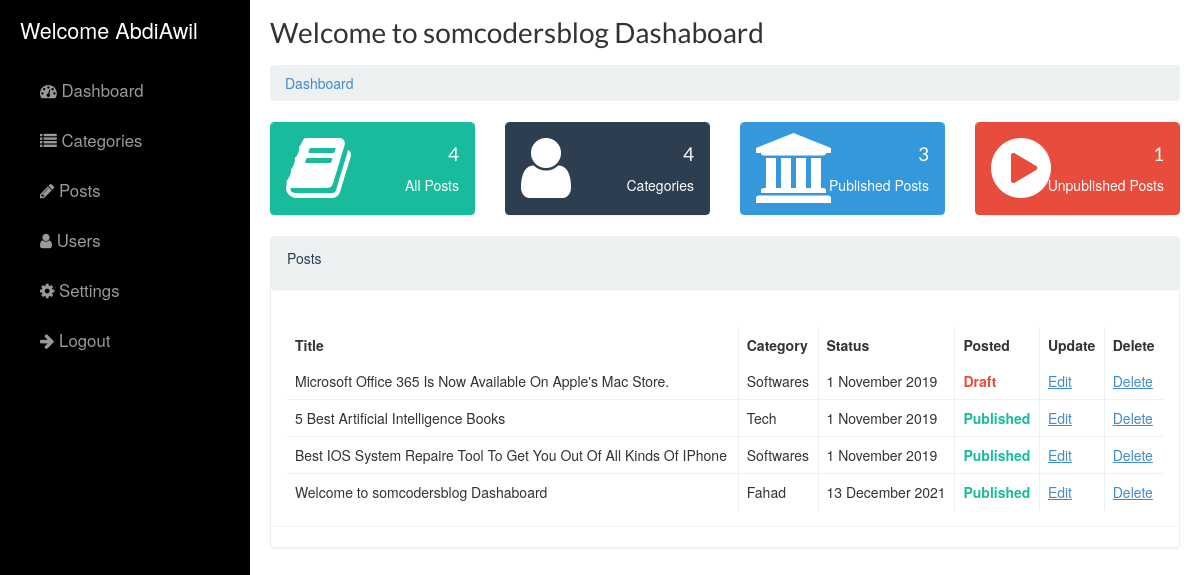
Screenshot of /admin/index.php (signed in) with the database file from the repository.
### tables this page shows
CREATE TABLE `posts`  (
  `id` int(11) NOT NULL AUTO_INCREMENT,
  `cat_id` int(11) NOT NULL,
  `title` varchar(200) NOT NULL,
  `body` text NOT NULL,
  `status` int(11) NOT NULL DEFAULT 1,
  `user_id` int(11) NULL DEFAULT NULL,
  `image` varchar(200) NOT NULL,
  `created_at` timestamp(0) NOT NULL DEFAULT CURRENT_TIMESTAMP(0),
  PRIMARY KEY (`id`) USING BTREE
);

CREATE TABLE `categories`  (
  `id` int(11) NOT NULL AUTO_INCREMENT,
  `name` varchar(20) NOT NULL,
  `description` text NULL,
  `status` int(11) NOT NULL DEFAULT 1,
  `created_at` timestamp(0) NOT NULL DEFAULT CURRENT_TIMESTAMP(0),
  PRIMARY KEY (`id`) USING BTREE
);

### admin/index.php (the view, shortened to what this page needs)
        <div class="page-content inset">
          <div class="row">
            <div class="col-md-12">
              <ul class="breadcrumb">
                <li><a href="index.php">Dashboard</a></li>
              </ul>
            </div>
                    <div class="col-lg-3 col-md-6">
                        <div class="panel panel-success">
                            <div class="panel-heading">
                                <div class="row">
                                    <div class="col-xs-3">
                                        <i class="fa fa-book fa-5x"></i>
                                    </div>
                                    <div class="col-xs-9 text-right">
                                        <div class="huge">
                                        <h4><?= count_rows("posts"); ?></h4></div>
                                        <div>All Posts</div>
                                    </div>
                                </div>
                            </div>
                        </div>
                    </div>
                    <div class="col-lg-3 col-md-6">
                        <div class="panel panel-primary">
                            <div class="panel-heading">
                                <div class="row">
                                    <div class="col-xs-3">
                                        <i class="fa fa-user fa-5x"></i>
                                    </div>
                                    <div class="col-xs-9 text-right">
                                        <div class="huge">
                                        <h4><?= count_rows("categories"); ?></h4>
                                        </div>
                                        <div>Categories</div>
                                    </div>
                                </div>
                            </div>
                        </div>
                    </div>
                    <div class="col-lg-3 col-md-6">
                        <div class="panel panel-info">
                            <div class="panel-heading">
                                <div class="row">
                                    <div class="col-xs-3">
                                        <i class="fa fa-university fa-5x"></i>
                                    </div>
                                    <div class="col-xs-9 text-right">
                                        <div class="huge">
                                            <h4><?= count_rows("posts"," status = 1"); ?></h4>
                                        </div>
                                        <div>Published Posts</div>
                                    </div>
                                </div>
                            </div>
                        </div>
                    </div>
                    <div class="col-lg-3 col-md-6">
                        <div class="panel panel-danger">
                            <div class="panel-heading">
                                <div class="row">
                                    <div class="col-xs-3">
                                        <i class="fa fa-play-circle fa-5x"></i>
                                    </div>
                                    <div class="col-xs-9 text-right">
                                        <div class="huge">
                                        <h4><?= count_rows("posts"," status = 0"); ?></h4>
                                        </div>
                                        <div>Unpublished Posts</div>
                                    </div>
                                </div>
                            </div>
                        </div>
                    </div>
                </div>
         <div class="panel panel-default">
                    <div class="panel panel-heading">   <p>Posts</p></div>
                        <div class="panel panel-body">
                        <table class="table table-bordered table-hovered">
                            <thead>
                            <tr>
                                <th>Title</th>
                                <th>Category</th>
                                <th>Status</th>
                                <th>Posted</th>
                                <th>Update</th>
                                <th>Delete</th>
                            </tr>
                            </thead>
                            <tbody>
                            <?php
                            foreach(get_all("posts") as $post) {?>
                            <tr>
                                <td><?=  escape($post->title); ?></td>
                                <?php $category = get_single("categories","id",$post->cat_id);   ?>
                                <td><?=  capitalize(($category->name)); ?></td>
                                <td><?=  clean_date($post->created_at); ?></td>
                                <td><?=  get_status($post->status); ?></td>
                                <td><a href="edit-post.php?post_id=<?= escape($post->id); ?>">Edit</a></td>
                                <td><a href="edit-post.php?post_id=<?= escape($post->id); ?>&action=del">Delete</a></td>
                            </tr>
                            <?php } ?>
                            </tbody>
                        </table>
                        </div>
                </div>
                </div>
<?php include("inc/footer.php"); ?>

### inc/functions.php (shortened to what this page needs)
<?php
    require("config.php");
    function get_all($table,$order = "ASC"){
        global $db;
        try{
            $query      = $db->query("SELECT * FROM $table ORDER BY created_at $order");
            $query      =$query->fetchAll(PDO::FETCH_OBJ);
        }catch(PDOException $e){
           die("Cilad " . $e->getMessage());
        }
        return $query;
    }
    function get_single($table,$column,$value){
        global $db;
        try{
        $query      = $db->prepare("SELECT * FROM $table WHERE $column = ?");
        $query->execute([$value]);
        }catch(PDOException $e){
        die("Cilad " . $e->getMessage());
    }
        return  $query->fetch(PDO::FETCH_OBJ);
    }
    function count_rows($table,$where = null){
        global $db;
        try{
            if($where){
                $query   = $db->query("SELECT count(*) FROM $table WHERE $where")->fetchColumn();
            }else{
                $query   = $db->query("SELECT count(*) FROM $table")->fetchColumn();
            }
        }catch(PDOException $e){
            die("Cilad " . $e->getMessage());
        }
        return $query;
    }
    function get_status($status){
        switch($status){
            case 0 : return "<b class='text-danger'>Draft</b>"; break;
            case 1 : return "<b class='text-success'>Published</b>"; break;
        }
    }
    function clean_date($date){
        return date("j F Y",strtotime($date));
    }
    function capitalize($str){
        return ucfirst($str);
    }
    function escape($string){
        return htmlspecialchars($string);
    }
?>

### admin/assets/css/sidebar.css (style rules this page uses)
.inset { padding: 20px; }

### admin/inc/nav.php (style rules this page uses)
.form-control, .table, .panel, .panel-body, .panel-heading, { border-radius:0 !important; }

### rows the page displays
posts: title "Microsoft Office 365 Is Now Available On Apple's Mac Store.", categories.name "Softwares", created_at "1 November 2019", status "Draft"
posts: title "5 Best Artificial Intelligence Books", categories.name "Tech", created_at "1 November 2019", status "Published"
posts: title "Best IOS System Repaire Tool To Get You Out Of All Kinds Of IPhone", categories.name "Softwares", created_at "1 November 2019", status "Published"
posts: title "Welcome to somcodersblog Dashaboard", categories.name "Fahad", created_at "13 December 2021", status "Published"

### other values shown
$_SESSION['username'] "AbdiAwil"
count_rows("posts") "4"
count_rows("categories") "4"
count_rows("posts"," status = 1") "3"
count_rows("posts"," status = 0") "1"
